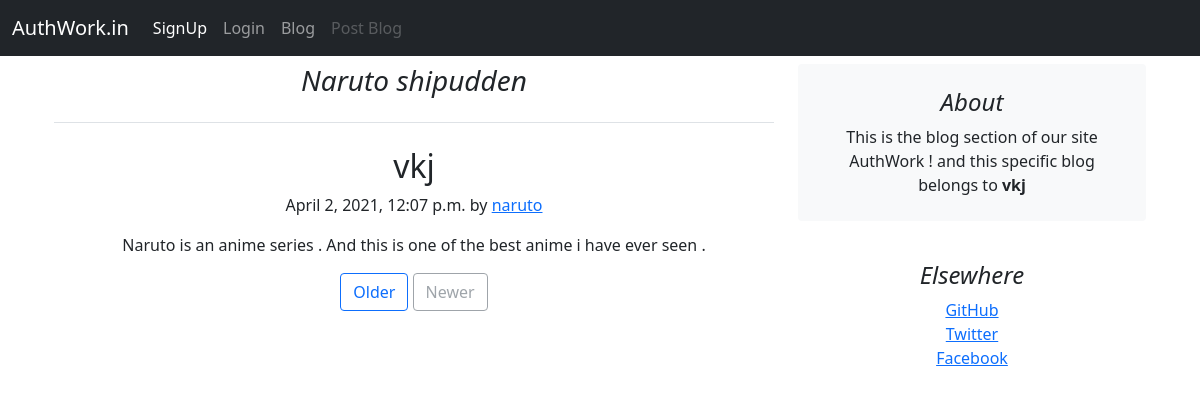
The app's page /blogpost/1 with its own data.
### blog/models.py (models this page shows, shortened)
class Post(models.Model):
    post_id = models.AutoField(primary_key=True,default=None)
    title = models.CharField(max_length=200, unique=True)
    slug = models.SlugField(max_length=200, unique=True)
    author = models.ForeignKey(User, on_delete= models.CASCADE,related_name='blog_posts')
    updated_on = models.DateTimeField(auto_now= True)
    content = models.TextField()
    created_on = models.DateTimeField(auto_now_add=True)
    thumbnail = models.ImageField(upload_to = 'profile_picture/')
    profile = models.ForeignKey(Profile, on_delete=models.CASCADE,default=None,null=True)
    class Meta:
        ordering = ['-created_on']
    def __str__(self):
        return self.title

### userwork/models.py (models this page shows)
class Profile(models.Model):
    user = models.OneToOneField(User,on_delete=models.CASCADE)
    profile_picture = models.ImageField(upload_to = 'profile_picture/')
    dob = models.DateField(null = True)
    def __str__(self):
        return self.user.username

### blog/views.py (the view)
# urls.py: path('blogpost/<int:id>', blogpost , name='blogpost'),
def blogpost(request,id):
    post = Post.objects.filter(post_id = id)[0]
    print(post)
    return render(request,'blogpost.html',{'post' : post})

### blog/templates/blogpost.html (shortened to what this page needs)
{% extends 'base.html' %}
{% block content %}
<div class="container mt-2">
<div class="row">
    <div class="col-md-8">
      <h3 class="pb-4 mb-4 fst-italic border-bottom">
        {{post.title}}
      </h3>
      <article class="blog-post" >
        <h2 class="blog-post-title">{{post.author}} </h2>
        <p class="blog-post-meta">{{post.created_on}} by <a href="# ">{{post.profile}}</a>
        </p>
        <p>{{post.content}}</p>
      </article>
      <nav class="blog-pagination" aria-label="Pagination">
        <a class="btn btn-outline-primary" href="#">Older</a>
        <a class="btn btn-outline-secondary disabled" href="#" tabindex="-1" aria-disabled="true">Newer</a>
      </nav>
    </div>
    <div class="col-md-4">
      <div class="p-4 mb-3 bg-light rounded">
        <h4 class="fst-italic">About</h4>
        <p class="mb-0">This is the blog section of our site AuthWork !
            and this specific blog belongs to <b> {{post.author}} </b>
        </p>
      </div>
      <div class="p-4">
        <h4 class="fst-italic">Elsewhere</h4>
        <ol class="list-unstyled">
          <li><a href="#">GitHub</a></li>
          <li><a href="#">Twitter</a></li>
          <li><a href="#">Facebook</a></li>
        </ol>
      </div>
    </div>
  </div>
  </div>
  </div>
{% endblock content %}

### records on screen
Post: title "Naruto shipudden", author "vkj", created_on "April 2, 2021, 12:07 p.m.", profile "naruto", content "Naruto is an anime series . And this is one of the best anime i have ever seen ."
